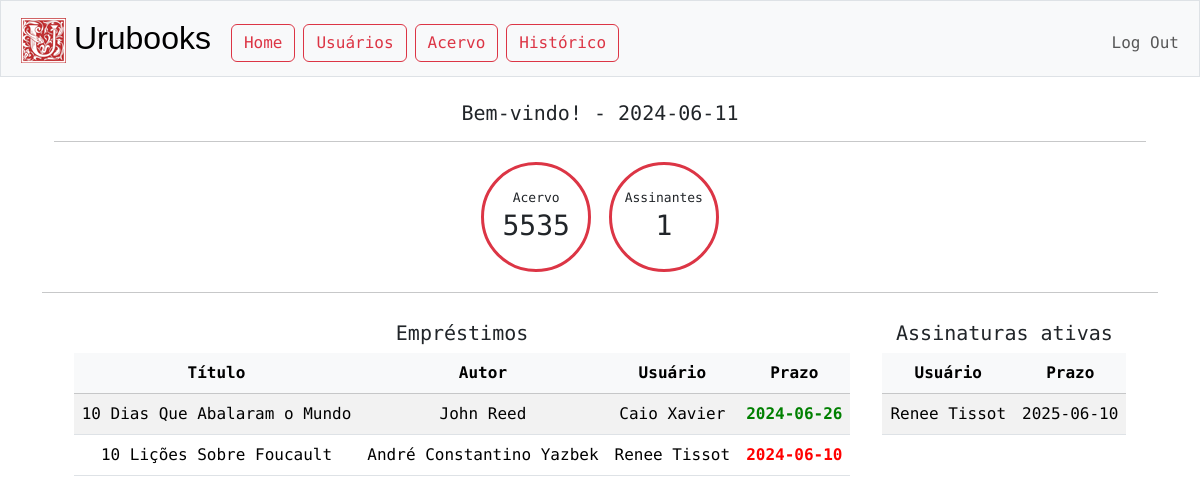
The page / (signed in) on the database its author committed.
### tables this page shows
CREATE TABLE emprestimos (
id INTEGER PRIMARY KEY AUTOINCREMENT,
obra_id INTEGER NOT NULL,
contato_cpf TEXT NOT NULL,
prazo TEXT,
data TEXT NOT NULL,
FOREIGN KEY(contato_cpf) REFERENCES contatos(cpf),
FOREIGN KEY(obra_id) REFERENCES acervo(id)
);

CREATE TABLE acervo (
id INTEGER PRIMARY KEY AUTOINCREMENT NOT NULL,
titulo TEXT NOT NULL,
autor TEXT NOT NULL,
editora TEXT,
ano INTEGER,
status TEXT
);

CREATE TABLE contatos (
cpf TEXT PRIMARY KEY NOT NULL,
nome TEXT NOT NULL,
telefone TEXT,
email TEXT,
endereço TEXT,
assinante TEXT
);

CREATE TABLE assinaturas (
id INTEGER PRIMARY KEY AUTOINCREMENT,
contato_cpf TEXT NOT NULL,
plano TEXT NOT NULL,
data TEXT NOT NULL,
prazo TEXT NOT NULL,
status TEXT NOT NULL,
FOREIGN KEY(contato_cpf) REFERENCES contatos(cpf)
);

### app.py (the view, shortened to what this page needs)
@app.route("/")
@login_required
def index():
    last_update = db.execute("SELECT data FROM updated")
    assinaturas = db.execute("SELECT * FROM assinaturas JOIN contatos ON assinaturas.contato_cpf = contatos.cpf\
                             WHERE assinaturas.status = 'ATIVA' ORDER BY assinaturas.prazo DESC LIMIT 20")
    emprestimos = db.execute("SELECT * FROM emprestimos JOIN contatos ON emprestimos.contato_cpf = contatos.cpf\
                             JOIN acervo ON emprestimos.obra_id = acervo.id\
                             ORDER BY emprestimos.prazo DESC LIMIT 20")
    for e in emprestimos:
        if date.fromisoformat(e["prazo"]) < HOJE:
            e["atrasado"] = "true"
        else:
            e["atrasado"] = "false"
    acervo = db.execute('SELECT COUNT(*) FROM acervo')[0]['COUNT(*)']
    usuarios = db.execute('SELECT COUNT(*) FROM assinaturas WHERE status = "ATIVA"')[0]['COUNT(*)']
    return render_template("index.html", acervo=acervo, usuarios=usuarios, assinaturas=assinaturas, emprestimos=emprestimos, hoje=HOJE.isoformat())

### app.py (called while the page is built)
@app.after_request
def after_request(response):
    response.headers["Cache-Control"] = "no-cache, no-store, must-revalidate"
    response.headers["Expires"] = 0
    response.headers["Pragma"] = "no-cache"
    return response

### helpers.py (called while the page is built)
def login_required(f):
    @wraps(f)
    def decorated_function(*args, **kwargs):
        if session.get("user_id") is None:
            return redirect("/login")
        return f(*args, **kwargs)
    return decorated_function

### templates/index.html (shortened to what this page needs)
{% extends "layout.html" %}
{% block main %}
<div class="container">
    <h5>Bem-vindo! - {{ hoje }}</h5>
    <hr>
    <span class="dashboard-info border-danger rounded-circle text-center m-1"><tag style="font-size: small;">Acervo</tag><br><h3>{{ acervo }}</h3></span>
    <span class="dashboard-info border-danger rounded-circle text-center m-1"><tag style="font-size: small;">Assinantes</tag><br><h3>{{ usuarios }}</h3></span>
</div>
<hr>
<div class="row justify-content-center my-4">
    <div class="col-xl-auto m-1 table-responsive">
        <h5>Empréstimos</h5>
        <table class="table table-striped">
            <thead class="table-light">
                <th>Título</th>
                <th>Autor</th>
                <th>Usuário</th>
                <th>Prazo</th>
            </thead>
            <tbody>
                {% if emprestimos %}
                    {% for emprestimo in emprestimos %}
                        <tr>
                            <td>{{ emprestimo.titulo }}</td>
                            <td>{{ emprestimo.autor }}</td>
                            <td>{{ emprestimo.nome }}</td>
                            {% set color = "red" if emprestimo.atrasado == "true" else "green" %}
                                <td style="color:{{ color }}"><b>{{ emprestimo.prazo }}<b></td>
                        </tr>
                    {% endfor %}
                {% else %}
                    <tr>
                        <td colspan="6">Nenhum empréstimo</td>
                    </tr>
                {% endif %}
            </tbody>
        </table>
    </div>
    <div class="col-xl-auto m-1">
        <div class="table-responsive">
            <h5>Assinaturas ativas</h5>
            <table class="table table-striped">
                <thead class="table-light">
                    <th>Usuário</th>
                    <th>Prazo</th>
                </thead>
                <tbody>
                    {% if assinaturas %}
                        {% for assinatura in assinaturas %}
                        <tr>
                            <td>{{ assinatura.nome }}</td>
                            <td>{{ assinatura.prazo }}</td>
                        </tr>
                        {% endfor %}
                    {% else %}
                    <tr>
                        <td colspan="2">Nenhuma assinatura</td>
                    </tr>
                    {% endif %}
                </tbody>
            </table>
        </div>
    </div>
</div>
{% endblock %}

### static/styles.css (style rules this page uses)
body { font-family: "Roboto Mono", monospace; }
.dashboard-info { display:inline-block; height: 110px; width: 110px; padding-top:20px; border-style: solid; border-width: 3px; }

### rows shown on the page
emprestimos: titulo "10 Dias Que Abalaram o Mundo", autor "John Reed", nome "Caio Xavier", prazo "2024-06-26"
emprestimos: titulo "10 Lições Sobre Foucault", autor "André Constantino Yazbek", nome "Renee Tissot", prazo "2024-06-10"
assinaturas: nome "Renee Tissot", prazo "2025-06-10"

### other values the page prints
{{ hoje }} "2024-06-11"
{{ acervo }} "5535"
{{ usuarios }} "1"
